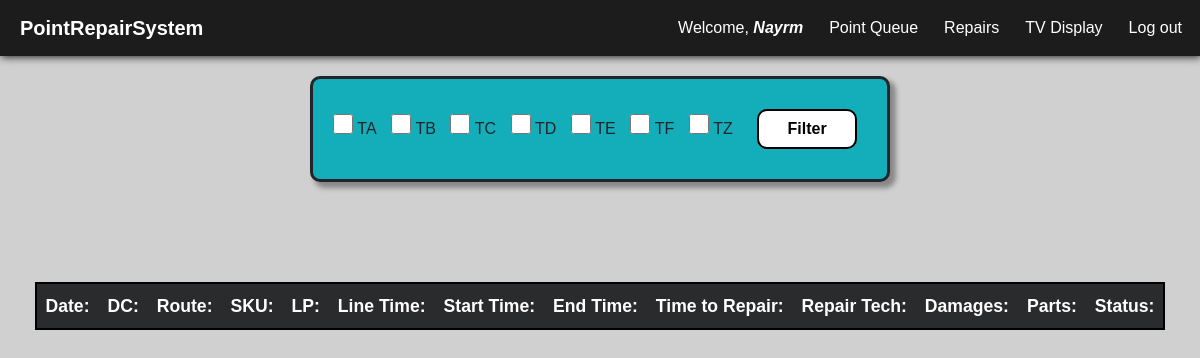
The page /pointqueapp/tv_display (signed in) on the database its author committed.
### pointqueapp/models.py (models this page shows, shortened)
class Route(models.Model):
    route = models.CharField(max_length=3, unique=True)

### pointqueapp/views.py (the view)
# urls.py: path('tv_display', views.tv_display, name='tv_display'),
def tv_display(request):
    all_routes = Route.objects.all()
    selected_route_codes = request.GET.getlist('route')
    today = timezone.localdate()
    if selected_route_codes:
        pieces = PointPiece.objects.filter(route__in=selected_route_codes, line_time__date=today).order_by('line_time')
    else:
        pieces = PointPiece.objects.filter(line_time__date=today).order_by('line_time')
    context = {
        'pieces': pieces,
        'all_routes': all_routes,
        'selected_route_codes': selected_route_codes
    }
    return render(request, 'pointqueapp/tv_display.html', context)

### pointqueapp/templates/pointqueapp/tv_display.html (shortened to what this page needs)
{% extends 'pointqueapp/base.html' %}
{% load static %}
{% block additional_css %}
<link rel="stylesheet" href="{% static 'pointqueapp/css/tvdisplay.css' %}">
{% endblock %}
{% block content %}
<div class="mainbody">
    <div class="filter-container">
        <form method="get" action="{% url 'pointqueapp:tv_display' %}">
{% for route in all_routes %}
<input type="checkbox" name="route" value="{{ route.route }}" id="route-{{ route.route }}"
       {% if route.route in selected_route_codes %} checked {% endif %}>
<label for="route-{{ route.route }}">{{ route.route }}</label>
{% endfor %}
            <button type="submit">Filter</button>
        </form>
    </div>
    <div class="data">
        <table>
            <tr>
                <th>Date:</th>
                <th>DC:</th>
                <th>Route:</th>
                <th>SKU:</th>
                <th>LP:</th>
                <th>Line Time:</th>
                <th>Start Time:</th>
                <th>End Time:</th>
                <th>Time to Repair:</th>
                <th>Repair Tech:</th>
                <th>Damages:</th>
                <th>Parts:</th>
                <th>Status:</th>
            </tr>
        </table>
    </div>
</div>
{% endblock %}

### pointqueapp/templates/pointqueapp/base.html (shortened to what this page needs)
{% load static %}
<!DOCTYPE html>
<html lang="en">
<head>
    <link href="https://cdn.jsdelivr.net/npm/bootstrap@5.3.2/dist/css/bootstrap.min.css" rel="stylesheet">
    <link rel="stylesheet" href="https://cdn.jsdelivr.net/npm/bootstrap-icons@1.11.2/font/bootstrap-icons.min.css">
    <link rel="stylesheet" href="{% static 'pointqueapp/css/base.css' %}">
    {% block additional_css %}
    {% endblock %}
</head>
<body>
    <nav class="navbar navbar-expand-lg navbar-light">
        <a class="navbar-brand text-white" href="{% url 'pointqueapp:index' %}"><b>PointRepairSystem</b></a>
        <div class="collapse navbar-collapse" id="navbarNavDropdown">
            <ul class="navbar-nav ms-auto">
            {% if user.is_authenticated %}
            <li class="nav-item">
                <a class="nav-link text-white" href="#">Welcome, <i><b>{{ user.username }}</b></i></a>
            </li>
                <li class="nav-item">
                    <a class="nav-link text-white" href="{% url 'pointqueapp:set_dc' %}">Point Queue</a>
                </li>
                <li class="nav-item">
                    <a class="nav-link text-white" href="{% url 'pointqueapp:data' %}">Repairs</a>
                </li>
                <li class="nav-item">
                    <a class="nav-link text-white" href="{% url 'pointqueapp:tv_display' %}">TV Display</a>
                </li>
                <li class="nav-item">
                    <a class="nav-link text-white" href="#" onclick="confirmLogout()">Log out</a>
                </li>
            {% else %}
                <li class="nav-item" id="nav-login">
                    <a class="nav-link text-white" href="{% url 'pointqueapp:index' %}">Login Required</a>
                </li>
            {% endif %}
            </ul>
        </div>
    </nav>
    {% block content %}{% endblock %}
</html>

### pointqueapp/static/pointqueapp/css/base.css (style rules this page uses)
.navbar { background-color: #1c1c1c; padding-left: 20px; box-shadow: 1px 1px 8px #1f1f1f; }
.nav-link { border-radius: 25px; margin-right: 10px; }

### pointqueapp/static/pointqueapp/css/tvdisplay.css (style rules this page uses)
body { background-color: #d0d0d0; font-family: Arial, Helvetica, sans-serif; }
.data { margin-top: 100px; }
.mainbody { display: flex; flex-direction: row; justify-content: space-evenly; align-items: flex-start; flex-wrap: wrap; }
.data th { padding:9px; font-size: 1.1rem; color: white; background-color: #2a2b2d; }
.data table { border: 2px solid black; background-color: black; border-radius: 2px; }
.data table tr:nth-child(odd) { background-color: #e0e0e0; }
.filter-container { background-color: #13aeb9; border-radius: 10px; padding: 20px; margin-left: auto; margin-right: auto; margin-top: 20px; border-radius: 10px; width: fit-content; border-style: solid; box-shadow: 5px 5px 5px 1px #888888; }
.filter-container button { width: 100px; margin: 10px; height: 2.5rem; border-radius: 10px; border: 2px solid black; background-color: white; font-size: 1rem; font-weight: bold; color: black; transition: 0.2s ease-in-out; }
.filter-container input[type="checkbox"] { width: 20px; height: 20px; cursor: pointer; }
.filter-container label { margin-right: 10px; cursor: pointer; }

### rows shown on the page
Route: route "TA"
Route: route "TB"
Route: route "TC"
Route: route "TD"
Route: route "TE"
Route: route "TF"
Route: route "TZ"

### other values the page prints
{{ user.username }} "Nayrm"
